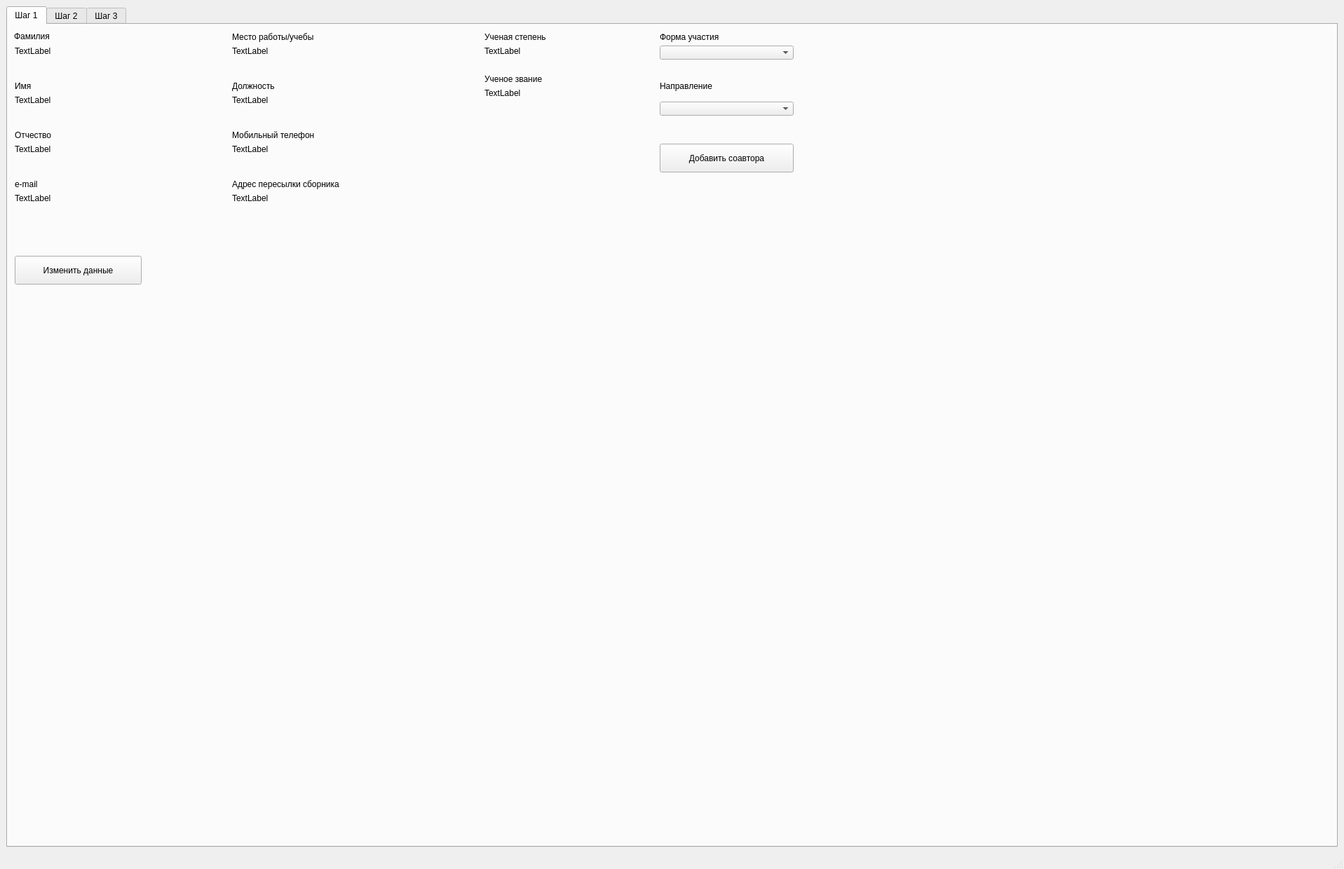
<?xml version="1.0" encoding="UTF-8"?>
<ui version="4.0">
 <class>MainWindow</class>
 <widget class="QMainWindow" name="MainWindow">
  <property name="geometry">
   <rect>
    <x>0</x>
    <y>0</y>
    <width>1917</width>
    <height>1240</height>
   </rect>
  </property>
  <property name="windowTitle">
   <string>MainWindow</string>
  </property>
  <widget class="QWidget" name="centralwidget">
   <layout class="QGridLayout" name="gridLayout_2">
    <item row="0" column="1">
     <widget class="QTabWidget" name="tabWidget">
      <property name="font">
       <font>
        <pointsize>9</pointsize>
       </font>
      </property>
      <property name="currentIndex">
       <number>0</number>
      </property>
      <widget class="QWidget" name="tab">
       <attribute name="title">
        <string>Шаг 1</string>
       </attribute>
       <widget class="QLabel" name="label_3">
        <property name="geometry">
         <rect>
          <x>10</x>
          <y>80</y>
          <width>51</width>
          <height>16</height>
         </rect>
        </property>
        <property name="text">
         <string>Имя</string>
        </property>
       </widget>
       <widget class="QLabel" name="label_2">
        <property name="geometry">
         <rect>
          <x>10</x>
          <y>30</y>
          <width>231</width>
          <height>16</height>
         </rect>
        </property>
        <property name="text">
         <string>TextLabel</string>
        </property>
       </widget>
       <widget class="QLabel" name="label_4">
        <property name="geometry">
         <rect>
          <x>10</x>
          <y>100</y>
          <width>221</width>
          <height>16</height>
         </rect>
        </property>
        <property name="text">
         <string>TextLabel</string>
        </property>
       </widget>
       <widget class="QLabel" name="label_5">
        <property name="geometry">
         <rect>
          <x>10</x>
          <y>150</y>
          <width>171</width>
          <height>16</height>
         </rect>
        </property>
        <property name="text">
         <string>Отчество</string>
        </property>
       </widget>
       <widget class="QLabel" name="label_6">
        <property name="geometry">
         <rect>
          <x>10</x>
          <y>170</y>
          <width>221</width>
          <height>16</height>
         </rect>
        </property>
        <property name="text">
         <string>TextLabel</string>
        </property>
       </widget>
       <widget class="QLabel" name="label_7">
        <property name="geometry">
         <rect>
          <x>10</x>
          <y>220</y>
          <width>91</width>
          <height>16</height>
         </rect>
        </property>
        <property name="text">
         <string>e-mail</string>
        </property>
       </widget>
       <widget class="QLabel" name="label_8">
        <property name="geometry">
         <rect>
          <x>10</x>
          <y>240</y>
          <width>171</width>
          <height>16</height>
         </rect>
        </property>
        <property name="text">
         <string>TextLabel</string>
        </property>
       </widget>
       <widget class="QPushButton" name="pushButton">
        <property name="geometry">
         <rect>
          <x>10</x>
          <y>330</y>
          <width>181</width>
          <height>41</height>
         </rect>
        </property>
        <property name="text">
         <string>Изменить данные</string>
        </property>
       </widget>
       <widget class="QLabel" name="label_9">
        <property name="geometry">
         <rect>
          <x>320</x>
          <y>10</y>
          <width>131</width>
          <height>16</height>
         </rect>
        </property>
        <property name="text">
         <string>Место работы/учебы</string>
        </property>
       </widget>
       <widget class="QLabel" name="label_10">
        <property name="geometry">
         <rect>
          <x>320</x>
          <y>30</y>
          <width>251</width>
          <height>16</height>
         </rect>
        </property>
        <property name="text">
         <string>TextLabel</string>
        </property>
       </widget>
       <widget class="QLabel" name="label_11">
        <property name="geometry">
         <rect>
          <x>320</x>
          <y>80</y>
          <width>191</width>
          <height>16</height>
         </rect>
        </property>
        <property name="text">
         <string>Должность</string>
        </property>
       </widget>
       <widget class="QLabel" name="label_12">
        <property name="geometry">
         <rect>
          <x>320</x>
          <y>100</y>
          <width>201</width>
          <height>16</height>
         </rect>
        </property>
        <property name="text">
         <string>TextLabel</string>
        </property>
       </widget>
       <widget class="QLabel" name="label_13">
        <property name="geometry">
         <rect>
          <x>320</x>
          <y>150</y>
          <width>231</width>
          <height>16</height>
         </rect>
        </property>
        <property name="text">
         <string>Мобильный телефон</string>
        </property>
       </widget>
       <widget class="QLabel" name="label_14">
        <property name="geometry">
         <rect>
          <x>320</x>
          <y>170</y>
          <width>231</width>
          <height>16</height>
         </rect>
        </property>
        <property name="text">
         <string>TextLabel</string>
        </property>
       </widget>
       <widget class="QLabel" name="label_15">
        <property name="geometry">
         <rect>
          <x>320</x>
          <y>220</y>
          <width>181</width>
          <height>16</height>
         </rect>
        </property>
        <property name="text">
         <string>Адрес пересылки сборника</string>
        </property>
       </widget>
       <widget class="QLabel" name="label_16">
        <property name="geometry">
         <rect>
          <x>320</x>
          <y>240</y>
          <width>271</width>
          <height>16</height>
         </rect>
        </property>
        <property name="text">
         <string>TextLabel</string>
        </property>
       </widget>
       <widget class="QLabel" name="label_17">
        <property name="geometry">
         <rect>
          <x>680</x>
          <y>10</y>
          <width>101</width>
          <height>16</height>
         </rect>
        </property>
        <property name="text">
         <string>Ученая степень</string>
        </property>
       </widget>
       <widget class="QLabel" name="label_18">
        <property name="geometry">
         <rect>
          <x>680</x>
          <y>30</y>
          <width>151</width>
          <height>16</height>
         </rect>
        </property>
        <property name="text">
         <string>TextLabel</string>
        </property>
       </widget>
       <widget class="QLabel" name="label_19">
        <property name="geometry">
         <rect>
          <x>680</x>
          <y>70</y>
          <width>101</width>
          <height>16</height>
         </rect>
        </property>
        <property name="text">
         <string>Ученое звание</string>
        </property>
       </widget>
       <widget class="QLabel" name="label_20">
        <property name="geometry">
         <rect>
          <x>680</x>
          <y>90</y>
          <width>151</width>
          <height>16</height>
         </rect>
        </property>
        <property name="text">
         <string>TextLabel</string>
        </property>
       </widget>
       <widget class="QLabel" name="label_21">
        <property name="geometry">
         <rect>
          <x>930</x>
          <y>10</y>
          <width>101</width>
          <height>16</height>
         </rect>
        </property>
        <property name="text">
         <string>Форма участия</string>
        </property>
       </widget>
       <widget class="QComboBox" name="comboBox">
        <property name="geometry">
         <rect>
          <x>930</x>
          <y>30</y>
          <width>191</width>
          <height>20</height>
         </rect>
        </property>
       </widget>
       <widget class="QLabel" name="label_22">
        <property name="geometry">
         <rect>
          <x>930</x>
          <y>80</y>
          <width>81</width>
          <height>16</height>
         </rect>
        </property>
        <property name="text">
         <string>Направление</string>
        </property>
       </widget>
       <widget class="QComboBox" name="comboBox_2">
        <property name="geometry">
         <rect>
          <x>930</x>
          <y>110</y>
          <width>191</width>
          <height>20</height>
         </rect>
        </property>
       </widget>
       <widget class="QPushButton" name="pushButton_2">
        <property name="geometry">
         <rect>
          <x>930</x>
          <y>170</y>
          <width>191</width>
          <height>41</height>
         </rect>
        </property>
        <property name="text">
         <string>Добавить соавтора</string>
        </property>
       </widget>
       <widget class="QLabel" name="label">
        <property name="geometry">
         <rect>
          <x>9</x>
          <y>9</y>
          <width>81</width>
          <height>16</height>
         </rect>
        </property>
        <property name="text">
         <string>Фамилия</string>
        </property>
       </widget>
      </widget>
      <widget class="QWidget" name="tab_2">
       <attribute name="title">
        <string>Шаг 2</string>
       </attribute>
       <widget class="QPushButton" name="pushButton_5">
        <property name="geometry">
         <rect>
          <x>30</x>
          <y>30</y>
          <width>301</width>
          <height>51</height>
         </rect>
        </property>
        <property name="text">
         <string>Прикрепить архив с файлами</string>
        </property>
       </widget>
       <widget class="QCheckBox" name="checkBox">
        <property name="geometry">
         <rect>
          <x>30</x>
          <y>110</y>
          <width>61</width>
          <height>17</height>
         </rect>
        </property>
        <property name="text">
         <string>Статья</string>
        </property>
       </widget>
       <widget class="QCheckBox" name="checkBox_2">
        <property name="geometry">
         <rect>
          <x>120</x>
          <y>110</y>
          <width>211</width>
          <height>17</height>
         </rect>
        </property>
        <property name="text">
         <string>Квитанция об уплате оргвзноса</string>
        </property>
       </widget>
       <widget class="QCheckBox" name="checkBox_3">
        <property name="geometry">
         <rect>
          <x>350</x>
          <y>110</y>
          <width>70</width>
          <height>17</height>
         </rect>
        </property>
        <property name="text">
         <string>Договор</string>
        </property>
       </widget>
       <widget class="QCheckBox" name="checkBox_4">
        <property name="geometry">
         <rect>
          <x>450</x>
          <y>110</y>
          <width>181</width>
          <height>17</height>
         </rect>
        </property>
        <property name="text">
         <string>Картинки для презентации</string>
        </property>
       </widget>
       <widget class="QLabel" name="label_23">
        <property name="geometry">
         <rect>
          <x>30</x>
          <y>170</y>
          <width>111</width>
          <height>16</height>
         </rect>
        </property>
        <property name="text">
         <string>Название статьи</string>
        </property>
       </widget>
       <widget class="QLabel" name="label_24">
        <property name="geometry">
         <rect>
          <x>30</x>
          <y>270</y>
          <width>221</width>
          <height>16</height>
         </rect>
        </property>
        <property name="text">
         <string>Ключевые слова</string>
        </property>
       </widget>
       <widget class="QLabel" name="label_25">
        <property name="geometry">
         <rect>
          <x>30</x>
          <y>390</y>
          <width>71</width>
          <height>16</height>
         </rect>
        </property>
        <property name="text">
         <string>Аннотация</string>
        </property>
       </widget>
       <widget class="QLabel" name="label_26">
        <property name="geometry">
         <rect>
          <x>30</x>
          <y>700</y>
          <width>171</width>
          <height>16</height>
         </rect>
        </property>
        <property name="text">
         <string>Список литературы</string>
        </property>
       </widget>
       <widget class="QTextEdit" name="textEdit">
        <property name="geometry">
         <rect>
          <x>30</x>
          <y>200</y>
          <width>611</width>
          <height>51</height>
         </rect>
        </property>
       </widget>
       <widget class="QTextEdit" name="textEdit_2">
        <property name="geometry">
         <rect>
          <x>30</x>
          <y>300</y>
          <width>611</width>
          <height>81</height>
         </rect>
        </property>
       </widget>
       <widget class="QTextEdit" name="textEdit_3">
        <property name="geometry">
         <rect>
          <x>30</x>
          <y>420</y>
          <width>601</width>
          <height>261</height>
         </rect>
        </property>
       </widget>
       <widget class="QTextEdit" name="textEdit_4">
        <property name="geometry">
         <rect>
          <x>30</x>
          <y>730</y>
          <width>601</width>
          <height>281</height>
         </rect>
        </property>
       </widget>
      </widget>
      <widget class="QWidget" name="tab_3">
       <attribute name="title">
        <string>Шаг 3</string>
       </attribute>
       <widget class="QCheckBox" name="checkBox_5">
        <property name="geometry">
         <rect>
          <x>20</x>
          <y>50</y>
          <width>91</width>
          <height>17</height>
         </rect>
        </property>
        <property name="text">
         <string>Гостиница</string>
        </property>
       </widget>
       <widget class="QCheckBox" name="checkBox_6">
        <property name="geometry">
         <rect>
          <x>190</x>
          <y>50</y>
          <width>101</width>
          <height>17</height>
         </rect>
        </property>
        <property name="text">
         <string>Приглашение</string>
        </property>
       </widget>
       <widget class="QLabel" name="label_27">
        <property name="geometry">
         <rect>
          <x>20</x>
          <y>110</y>
          <width>341</width>
          <height>16</height>
         </rect>
        </property>
        <property name="text">
         <string>Наименование заведения в родительном падеже</string>
        </property>
       </widget>
       <widget class="QTextEdit" name="textEdit_5">
        <property name="geometry">
         <rect>
          <x>20</x>
          <y>130</y>
          <width>341</width>
          <height>41</height>
         </rect>
        </property>
       </widget>
       <widget class="QLabel" name="label_28">
        <property name="geometry">
         <rect>
          <x>20</x>
          <y>220</y>
          <width>47</width>
          <height>13</height>
         </rect>
        </property>
        <property name="text">
         <string>Ректор</string>
        </property>
       </widget>
       <widget class="QLabel" name="label_29">
        <property name="geometry">
         <rect>
          <x>20</x>
          <y>250</y>
          <width>181</width>
          <height>16</height>
         </rect>
        </property>
        <property name="text">
         <string>Фамилия в дательном падеже</string>
        </property>
       </widget>
       <widget class="QLineEdit" name="lineEdit">
        <property name="geometry">
         <rect>
          <x>20</x>
          <y>280</y>
          <width>181</width>
          <height>20</height>
         </rect>
        </property>
       </widget>
       <widget class="QLabel" name="label_30">
        <property name="geometry">
         <rect>
          <x>20</x>
          <y>330</y>
          <width>47</width>
          <height>13</height>
         </rect>
        </property>
        <property name="text">
         <string>Имя</string>
        </property>
       </widget>
       <widget class="QLineEdit" name="lineEdit_2">
        <property name="geometry">
         <rect>
          <x>20</x>
          <y>350</y>
          <width>181</width>
          <height>20</height>
         </rect>
        </property>
       </widget>
       <widget class="QLabel" name="label_31">
        <property name="geometry">
         <rect>
          <x>20</x>
          <y>400</y>
          <width>71</width>
          <height>16</height>
         </rect>
        </property>
        <property name="text">
         <string>Отчество</string>
        </property>
       </widget>
       <widget class="QLineEdit" name="lineEdit_3">
        <property name="geometry">
         <rect>
          <x>20</x>
          <y>420</y>
          <width>181</width>
          <height>20</height>
         </rect>
        </property>
       </widget>
       <widget class="QLabel" name="label_32">
        <property name="geometry">
         <rect>
          <x>340</x>
          <y>250</y>
          <width>61</width>
          <height>16</height>
         </rect>
        </property>
        <property name="text">
         <string>Инициалы</string>
        </property>
       </widget>
       <widget class="QLineEdit" name="lineEdit_4">
        <property name="geometry">
         <rect>
          <x>340</x>
          <y>280</y>
          <width>61</width>
          <height>20</height>
         </rect>
        </property>
       </widget>
       <widget class="QPushButton" name="pushButton_3">
        <property name="geometry">
         <rect>
          <x>140</x>
          <y>490</y>
          <width>151</width>
          <height>41</height>
         </rect>
        </property>
        <property name="text">
         <string>Подать заявку</string>
        </property>
       </widget>
      </widget>
     </widget>
    </item>
   </layout>
  </widget>
  <widget class="QMenuBar" name="menubar">
   <property name="geometry">
    <rect>
     <x>0</x>
     <y>0</y>
     <width>1917</width>
     <height>21</height>
    </rect>
   </property>
  </widget>
  <widget class="QStatusBar" name="statusbar"/>
 </widget>
 <resources/>
 <connections/>
</ui>
